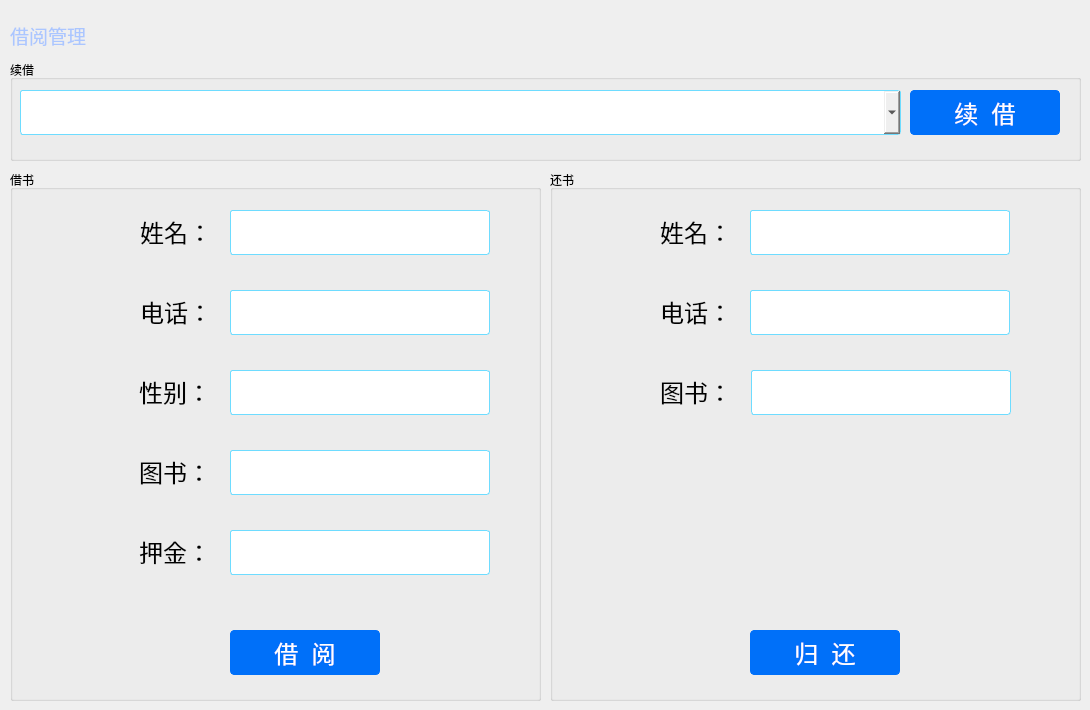
     <widget class="QWidget" name="page_bin">
      <widget class="QLabel" name="label_4">
       <property name="geometry">
        <rect>
         <x>10</x>
         <y>20</y>
         <width>111</width>
         <height>31</height>
        </rect>
       </property>
       <property name="font">
        <font>
         <family>华文新魏</family>
         <pointsize>14</pointsize>
        </font>
       </property>
       <property name="styleSheet">
        <string notr="true">color: rgb(171, 198, 255);</string>
       </property>
       <property name="text">
        <string>借阅管理</string>
       </property>
      </widget>
      <widget class="QGroupBox" name="groupBox">
       <property name="geometry">
        <rect>
         <x>10</x>
         <y>170</y>
         <width>531</width>
         <height>531</height>
        </rect>
       </property>
       <property name="title">
        <string>借书</string>
       </property>
       <widget class="QLineEdit" name="ed_tel_log_out">
        <property name="geometry">
         <rect>
          <x>220</x>
          <y>120</y>
          <width>260</width>
          <height>45</height>
         </rect>
        </property>
        <property name="font">
         <font>
          <pointsize>18</pointsize>
         </font>
        </property>
        <property name="styleSheet">
         <string notr="true">border:1px solid rgb(110,220,255);
border-radius:3px;</string>
        </property>
        <property name="placeholderText">
         <string/>
        </property>
       </widget>
       <widget class="QLabel" name="label_30">
        <property name="geometry">
         <rect>
          <x>101</x>
          <y>46</y>
          <width>101</width>
          <height>31</height>
         </rect>
        </property>
        <property name="font">
         <font>
          <pointsize>18</pointsize>
         </font>
        </property>
        <property name="text">
         <string>姓名：</string>
        </property>
        <property name="alignment">
         <set>Qt::AlignRight|Qt::AlignTrailing|Qt::AlignVCenter</set>
        </property>
       </widget>
       <widget class="QLabel" name="label_33">
        <property name="geometry">
         <rect>
          <x>101</x>
          <y>126</y>
          <width>101</width>
          <height>31</height>
         </rect>
        </property>
        <property name="font">
         <font>
          <pointsize>18</pointsize>
         </font>
        </property>
        <property name="text">
         <string>电话：</string>
        </property>
        <property name="alignment">
         <set>Qt::AlignRight|Qt::AlignTrailing|Qt::AlignVCenter</set>
        </property>
       </widget>
       <widget class="QLineEdit" name="ed_name_log_out">
        <property name="geometry">
         <rect>
          <x>220</x>
          <y>40</y>
          <width>260</width>
          <height>45</height>
         </rect>
        </property>
        <property name="font">
         <font>
          <pointsize>18</pointsize>
         </font>
        </property>
        <property name="styleSheet">
         <string notr="true">border:1px solid rgb(110,220,255);
border-radius:3px;</string>
        </property>
        <property name="placeholderText">
         <string/>
        </property>
       </widget>
       <widget class="QLineEdit" name="ed_book_log_out">
        <property name="geometry">
         <rect>
          <x>220</x>
          <y>280</y>
          <width>260</width>
          <height>45</height>
         </rect>
        </property>
        <property name="font">
         <font>
          <pointsize>18</pointsize>
         </font>
        </property>
        <property name="styleSheet">
         <string notr="true">border:1px solid rgb(110,220,255);
border-radius:3px;</string>
        </property>
        <property name="placeholderText">
         <string/>
        </property>
       </widget>
       <widget class="QLabel" name="label_32">
        <property name="geometry">
         <rect>
          <x>100</x>
          <y>286</y>
          <width>101</width>
          <height>31</height>
         </rect>
        </property>
        <property name="font">
         <font>
          <pointsize>18</pointsize>
         </font>
        </property>
        <property name="text">
         <string>图书：</string>
        </property>
        <property name="alignment">
         <set>Qt::AlignRight|Qt::AlignTrailing|Qt::AlignVCenter</set>
        </property>
       </widget>
       <widget class="QLabel" name="label_31">
        <property name="geometry">
         <rect>
          <x>90</x>
          <y>206</y>
          <width>111</width>
          <height>31</height>
         </rect>
        </property>
        <property name="font">
         <font>
          <pointsize>18</pointsize>
         </font>
        </property>
        <property name="text">
         <string>性别：</string>
        </property>
        <property name="alignment">
         <set>Qt::AlignRight|Qt::AlignTrailing|Qt::AlignVCenter</set>
        </property>
       </widget>
       <widget class="QLineEdit" name="ed_sex_log_out">
        <property name="geometry">
         <rect>
          <x>220</x>
          <y>200</y>
          <width>260</width>
          <height>45</height>
         </rect>
        </property>
        <property name="font">
         <font>
          <pointsize>18</pointsize>
         </font>
        </property>
        <property name="styleSheet">
         <string notr="true">border:1px solid rgb(110,220,255);
border-radius:3px;</string>
        </property>
        <property name="placeholderText">
         <string/>
        </property>
       </widget>
       <widget class="QLabel" name="label_34">
        <property name="geometry">
         <rect>
          <x>100</x>
          <y>366</y>
          <width>101</width>
          <height>31</height>
         </rect>
        </property>
        <property name="font">
         <font>
          <pointsize>18</pointsize>
         </font>
        </property>
        <property name="text">
         <string>押金：</string>
        </property>
        <property name="alignment">
         <set>Qt::AlignRight|Qt::AlignTrailing|Qt::AlignVCenter</set>
        </property>
       </widget>
       <widget class="QLineEdit" name="ed_crash">
        <property name="geometry">
         <rect>
          <x>220</x>
          <y>360</y>
          <width>260</width>
          <height>45</height>
         </rect>
        </property>
        <property name="font">
         <font>
          <pointsize>18</pointsize>
         </font>
        </property>
        <property name="styleSheet">
         <string notr="true">border:1px solid rgb(110,220,255);
border-radius:3px;</string>
        </property>
        <property name="placeholderText">
         <string/>
        </property>
       </widget>
       <widget class="QPushButton" name="btn_log_out">
        <property name="geometry">
         <rect>
          <x>220</x>
          <y>460</y>
          <width>150</width>
          <height>45</height>
         </rect>
        </property>
        <property name="sizePolicy">
         <sizepolicy hsizetype="Fixed" vsizetype="Fixed">
          <horstretch>0</horstretch>
          <verstretch>0</verstretch>
         </sizepolicy>
        </property>
        <property name="font">
         <font>
          <pointsize>18</pointsize>
         </font>
        </property>
        <property name="styleSheet">
         <string notr="true">#btn_log_out{
border:1px solid rgb(0, 112, 249);
color: rgb(255, 255, 255);
border-radius:4px;
background-color: rgb(0, 112, 249);
}

#btn_log_out:hover{
border:1px solid rgb(0, 128, 0);
background-color: rgb(0, 128, 0);
}
#btn_log_out:press{
border:1px solid rgb(0, 112, 249);
background-color: rgb(0, 112, 249);
}
</string>
        </property>
        <property name="text">
         <string>借  阅</string>
        </property>
       </widget>
      </widget>
      <widget class="QGroupBox" name="groupBox_2">
       <property name="geometry">
        <rect>
         <x>550</x>
         <y>170</y>
         <width>531</width>
         <height>531</height>
        </rect>
       </property>
       <property name="title">
        <string>还书</string>
       </property>
       <widget class="QLineEdit" name="ed_tel_log_in">
        <property name="geometry">
         <rect>
          <x>200</x>
          <y>120</y>
          <width>260</width>
          <height>45</height>
         </rect>
        </property>
        <property name="font">
         <font>
          <pointsize>18</pointsize>
         </font>
        </property>
        <property name="styleSheet">
         <string notr="true">border:1px solid rgb(110,220,255);
border-radius:3px;</string>
        </property>
        <property name="placeholderText">
         <string/>
        </property>
       </widget>
       <widget class="QLabel" name="label_40">
        <property name="geometry">
         <rect>
          <x>81</x>
          <y>46</y>
          <width>101</width>
          <height>31</height>
         </rect>
        </property>
        <property name="font">
         <font>
          <pointsize>18</pointsize>
         </font>
        </property>
        <property name="text">
         <string>姓名：</string>
        </property>
        <property name="alignment">
         <set>Qt::AlignRight|Qt::AlignTrailing|Qt::AlignVCenter</set>
        </property>
       </widget>
       <widget class="QLabel" name="label_41">
        <property name="geometry">
         <rect>
          <x>81</x>
          <y>126</y>
          <width>101</width>
          <height>31</height>
         </rect>
        </property>
        <property name="font">
         <font>
          <pointsize>18</pointsize>
         </font>
        </property>
        <property name="text">
         <string>电话：</string>
        </property>
        <property name="alignment">
         <set>Qt::AlignRight|Qt::AlignTrailing|Qt::AlignVCenter</set>
        </property>
       </widget>
       <widget class="QLineEdit" name="ed_name_in">
        <property name="geometry">
         <rect>
          <x>200</x>
          <y>40</y>
          <width>260</width>
          <height>45</height>
         </rect>
        </property>
        <property name="font">
         <font>
          <pointsize>18</pointsize>
         </font>
        </property>
        <property name="styleSheet">
         <string notr="true">border:1px solid rgb(110,220,255);
border-radius:3px;</string>
        </property>
        <property name="placeholderText">
         <string/>
        </property>
       </widget>
       <widget class="QLineEdit" name="ed_book_log_in">
        <property name="geometry">
         <rect>
          <x>201</x>
          <y>200</y>
          <width>260</width>
          <height>45</height>
         </rect>
        </property>
        <property name="font">
         <font>
          <pointsize>18</pointsize>
         </font>
        </property>
        <property name="styleSheet">
         <string notr="true">border:1px solid rgb(110,220,255);
border-radius:3px;</string>
        </property>
        <property name="placeholderText">
         <string/>
        </property>
       </widget>
       <widget class="QLabel" name="label_42">
        <property name="geometry">
         <rect>
          <x>81</x>
          <y>206</y>
          <width>101</width>
          <height>31</height>
         </rect>
        </property>
        <property name="font">
         <font>
          <pointsize>18</pointsize>
         </font>
        </property>
        <property name="text">
         <string>图书：</string>
        </property>
        <property name="alignment">
         <set>Qt::AlignRight|Qt::AlignTrailing|Qt::AlignVCenter</set>
        </property>
       </widget>
       <widget class="QPushButton" name="btn_log_in">
        <property name="geometry">
         <rect>
          <x>200</x>
          <y>460</y>
          <width>150</width>
          <height>45</height>
         </rect>
        </property>
        <property name="sizePolicy">
         <sizepolicy hsizetype="Fixed" vsizetype="Fixed">
          <horstretch>0</horstretch>
          <verstretch>0</verstretch>
         </sizepolicy>
        </property>
        <property name="font">
         <font>
          <pointsize>18</pointsize>
         </font>
        </property>
        <property name="styleSheet">
         <string notr="true">#btn_log_in{
border:1px solid rgb(0, 112, 249);
color: rgb(255, 255, 255);
border-radius:4px;
background-color: rgb(0, 112, 249);
}

#btn_log_in:hover{
border:1px solid rgb(0, 128, 0);
background-color: rgb(0, 128, 0);
}
#btn_log_in:press{
border:1px solid rgb(0, 112, 249);
background-color: rgb(0, 112, 249);
}
</string>
        </property>
        <property name="text">
         <string>归  还</string>
        </property>
       </widget>
      </widget>
      <widget class="QGroupBox" name="groupBox_3">
       <property name="geometry">
        <rect>
         <x>10</x>
         <y>60</y>
         <width>1071</width>
         <height>101</height>
        </rect>
       </property>
       <property name="title">
        <string>续借</string>
       </property>
       <widget class="QComboBox" name="cb_renew">
        <property name="geometry">
         <rect>
          <x>10</x>
          <y>30</y>
          <width>881</width>
          <height>45</height>
         </rect>
        </property>
        <property name="styleSheet">
         <string notr="true">border:1px solid rgb(110,220,255);
border-radius:3px;
font: 18pt &quot;宋体&quot;;</string>
        </property>
       </widget>
       <widget class="QPushButton" name="btn_renew">
        <property name="geometry">
         <rect>
          <x>900</x>
          <y>30</y>
          <width>150</width>
          <height>45</height>
         </rect>
        </property>
        <property name="sizePolicy">
         <sizepolicy hsizetype="Fixed" vsizetype="Fixed">
          <horstretch>0</horstretch>
          <verstretch>0</verstretch>
         </sizepolicy>
        </property>
        <property name="font">
         <font>
          <pointsize>18</pointsize>
         </font>
        </property>
        <property name="styleSheet">
         <string notr="true">QPushButton{
border:1px solid rgb(0, 112, 249);
color: rgb(255, 255, 255);
border-radius:4px;
background-color: rgb(0, 112, 249);
}

QPushButton:hover{
border:1px solid rgb(0, 128, 0);
background-color: rgb(0, 128, 0);
}
QPushButton:press{
border:1px solid rgb(0, 112, 249);
background-color: rgb(0, 112, 249);
}
</string>
        </property>
        <property name="text">
         <string>续  借</string>
        </property>
       </widget>
      </widget>
     </widget>
